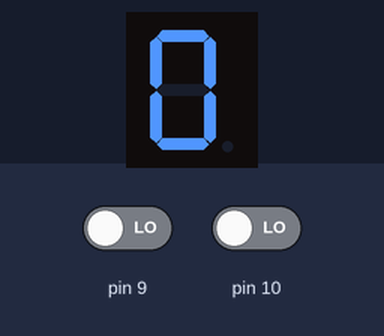
A sketch run on a simulated Arduino Uno, built with avr-gcc and run on an emulated ATmega328P. Parts: 1-digit seven-segment display. Inputs (shaded band) come from the test bench; at power-on: pin 9 LOW, pin 10 LOW.

Above: at 1.2 s.
1.3 s: pin 9 driven HIGH
At 1.5 s:
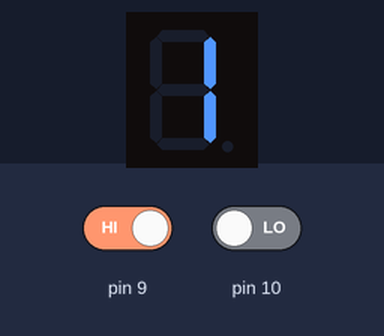
At 4.4 s:
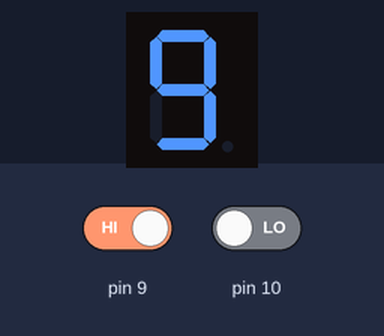
Timing chart, 0 to 5.9 s (numbered marks = the images above; inputs shaded):
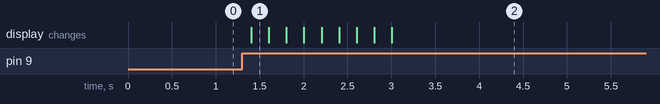

Measured:
- after the input at 1.3 s, the display: changes after 0.10 s (image 1)

The sketch:

week2_g6_2425_sem2.ino
```cpp
#include "SevSeg.h" //use library that easy to use with seven segment display

SevSeg S; //Instantiate a seven segment controller object
byte CommonPins[] = {};            // common pin numbers for multi-digit display(array)
byte SegPins[] = {2,3,4,5,11,7,8};  // 7-segment display pins in the order,{a,b,c,d,e,f,g,dp}(array)

int button1=9;   //button for increment
int button2=10;  //button for reset
int num=0;


void setup()
{
  // begin(COMMON_CATHODE, NumberOfDigits, CommonPins[], SevenSegPins[], resistorUsed);

  S.begin(COMMON_CATHODE, 1, CommonPins, SegPins, 1);
  pinMode(9, INPUT);
  pinMode(10, INPUT);
}

void loop()
{
    int incre = digitalRead(9);
    int reset = digitalRead(10);

    //increment
    if((incre == HIGH) && (num < 9))
    {
      delay(100);
      num++;
    }

     //reset
    if((reset == HIGH))
    {
      delay(100);
      num=0;
    }

    //Logic to print digit/character on 7 segment display
    S.setNumber(num);
    S.refreshDisplay();
    delay(100);
}
```
